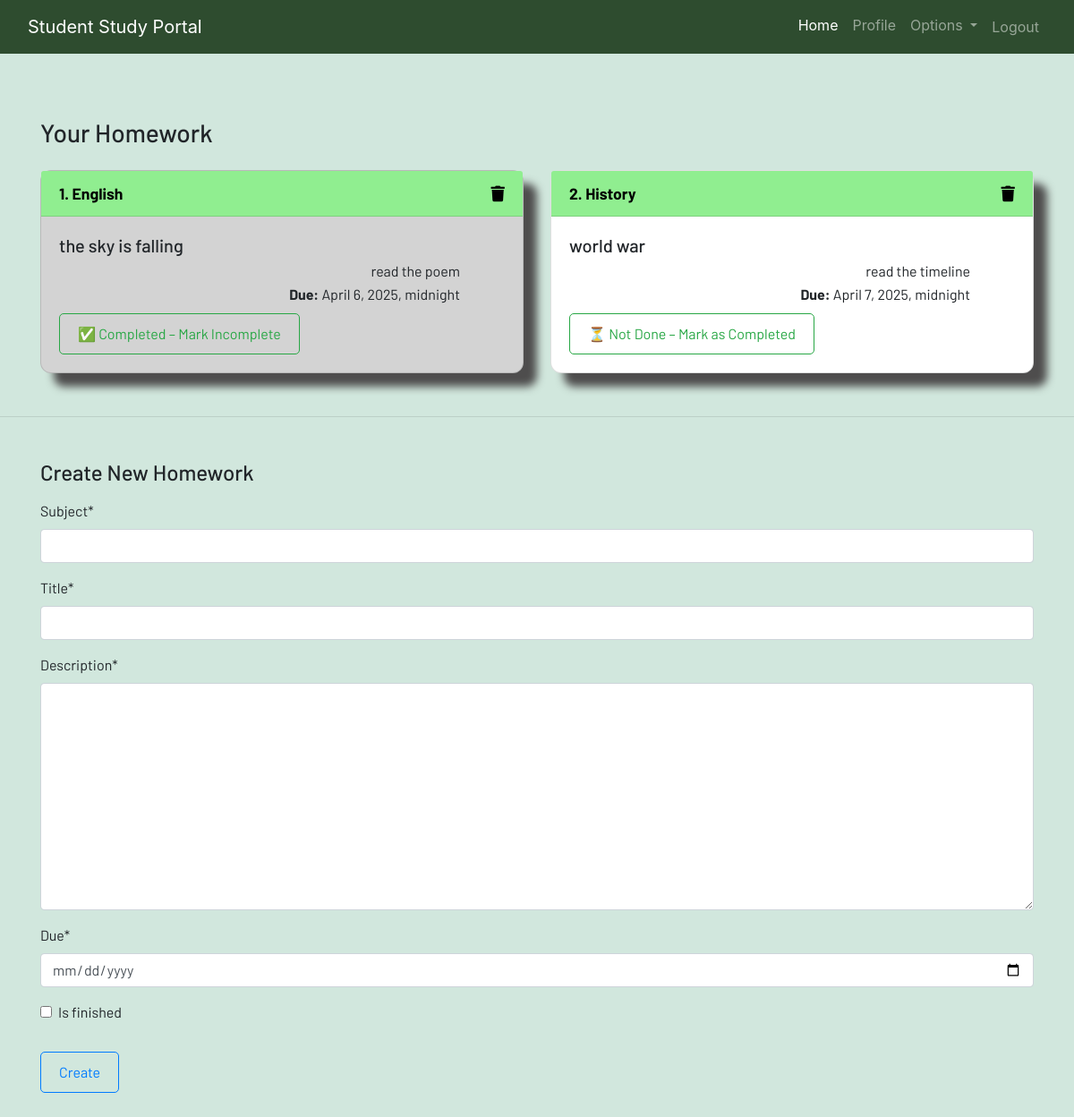
Screenshot of /homework/ (signed in) with the database file from the repository.
### dashboard/models.py (models this page shows, shortened)
class Homework(models.Model):
    user = models.ForeignKey(User, on_delete=models.CASCADE)
    subject = models.CharField(max_length=50)
    title = models.CharField(max_length=100)
    description = models.TextField()
    due = models.DateTimeField()
    is_finished = models.BooleanField(default=False)

### dashboard/views.py (the view)
# urls.py: path('homework/',views.homework,name='homework'),
@login_required
def homework(request):
    if request.method == "POST":
        form = HomeworkForm(request.POST)
        if form.is_valid():
            finished = request.POST.get('is_finished', 'off') == 'on'
            due_str = request.POST.get('due', '').strip()
            if due_str:
                try:
                    due = timezone.make_aware(datetime.datetime.strptime(due_str, "%Y-%m-%d"))
                except ValueError:
                    messages.error(request, "Invalid due date format!")
                    return redirect('homework')
            else:
                due = None
            homeworks = Homework(
                user=request.user,
                subject=request.POST['subject'],
                title=request.POST['title'],
                description=request.POST['description'],
                due=due,
                is_finished=finished
            )
            homeworks.save()
            messages.success(request, f'Homework Added from {request.user.username}!')
            form = HomeworkForm()
    else:
        form = HomeworkForm()
    homeworks = Homework.objects.filter(user=request.user)
    if len(homeworks) == 0:
        homeworks_done = True
    else:
        homeworks_done = False
    homeworks = zip(homeworks, range(1, len(homeworks)+1))
    context = {'form': form, 'homeworks': homeworks,
            'homeworks_done': homeworks_done}
    return render(request, 'dashboard/homework.html', context)

### dashboard/forms.py
class HomeworkForm(forms.ModelForm):
    class Meta:
        model = Homework
        widgets = {'due': DateInput()}
        fields = ['subject', 'title', 'description', 'due', 'is_finished']

### dashboard/templates/dashboard/homework.html (shortened to what this page needs)
{% extends 'dashboard/base.html' %}
{% load static %}
{% load crispy_forms_tags %}
{% block content %}
<div class="container my-4">
  <h3 class="mb-4">Your Homework</h3>
  {% if not homeworks_done %}
    <div class="row">
      {% for homework, serial in homeworks %}
      <div class="col-md-6 mb-4">
        <div class="card homework-card {% if homework.is_finished %}card-completed{% endif %}">
          <div class="card-header d-flex justify-content-between">
            <span>{{ serial }}. {{ homework.subject }}</span>
            <a href="{% url 'delete-homework' homework.id %}" class="btn-icon">
              <i class="fa fa-trash"></i>
            </a>
          </div>
          <div class="card-body">
            <h5 class="card-title">{{ homework.title }}</h5>
            <p class="card-text">{{ homework.description }}</p>
            <p class="card-text"><strong>Due:</strong> {{ homework.due }}</p>
            <a href="{% url 'update-homework' homework.id %}" class="btn btn-sm btn-outline-success">
              {% if homework.is_finished %}
              ✅ Completed – Mark Incomplete
              {% else %}
              ⏳ Not Done – Mark as Completed
              {% endif %}
            </a>
          </div>
        </div>
      </div>
      {% endfor %}
    </div>
  {% else %}
    <div class="alert alert-success" role="alert">
      🎉 All homeworks are completed! Time to chill or create more.
    </div>
  {% endif %}
</div>
<hr>
<div class="container my-5">
  <h4 class="mb-3">Create New Homework</h4>
  <form method="POST">
    <fieldset class="form-group">
      {{ form|crispy }}
    </fieldset>
    <div class="form-group mt-3">
      <button class="btn btn-outline-primary" type="submit">Create</button>
    </div>
  </form>
</div>
{% endblock content %}

### dashboard/templates/dashboard/base.html (shortened to what this page needs)
<!DOCTYPE html>
{% load static %}
<html lang="en">
<head>
  <link rel="stylesheet" href="https://stackpath.bootstrapcdn.com/bootstrap/4.3.1/css/bootstrap.min.css"
 />
  <link rel="stylesheet" href="https://use.fontawesome.com/releases/v5.7.2/css/all.css"
 />
  <link rel="stylesheet" href="{% static 'css/main.css' %}" />
</head>
<body>
  <header>
    <nav class="navbar navbar-expand-lg navbar-dark navbar">
      <div class="container-fluid">
        <a class="navbar-brand" href="{% url "home" %}">Student Study Portal</a>
        <div class="collapse navbar-collapse justify-content-end" id="navbarSupportedContent">
          <ul class="navbar-nav mb-2 mb-lg-0">
            <li class="nav-item">
              <a class="nav-link active" aria-current="page" href="{% url "home" %}">Home</a>
            </li>
            {% if user.is_authenticated %}
            <li class="nav-item">
              <a class="nav-link" href="{% url "profile" %}">Profile</a>
            </li>
            <li class="nav-item dropdown">
              <a class="nav-link dropdown-toggle" href="#" id="navbarDropdown" role="button" data-toggle="dropdown"
                aria-haspopup="true" aria-expanded="false">
                Options
              </a>
            </li>
            <li class="nav-item">
              <form action="{% url 'logout' %}" method="post" style="display:inline;">
                <button type="submit" class="nav-link btn btn-link" style="border: none; background: none; cursor: pointer;">Logout</button>
              </form>
            </li>
            {% endif %}
          </ul>
        </div>
      </div>
    </nav>
  </header>
  <br /><br />
  <main>
    {% block content %}
    {% endblock content %}
  </main>
</body>
</html>

### static/css/main.css (style rules this page uses)
html { scroll-behavior: smooth; height: 100%; width: 100%; }
main { font-family: Barlow, Quicksand, Rubik, sans-serif, serif, 'Times New Roman', Times, serif !important; }
.navbar { background-color: #2e4c2f !important; }
.card { box-shadow: 15px 15px 10px rgb(78, 77, 77); }
a { text-decoration: none !important; color: black; }
.card-header { color: black !important; background: #90EE90 !important; transition: 0.3s ease-in; }
.card p { text-align: right; margin-right: 50px; line-height: 10px; }
html, body { max-width: 100%; overflow-x: hidden; height: 100%; width: 100%; }
body { overflow-x: hidden; background-repeat: no-repeat; background-color: #d1e7dd; }
.card-header { background-color: #90EE90; }
.fa { color: black; }
.homework-card { border-radius: 12px; transition: box-shadow 0.2s ease; }
.card-completed { background-color: lightgrey; }
.card-header { font-weight: 600; font-size: 1.1rem; }
.btn-icon { border: none; background: none; color: #dc3545; }
.btn { padding: 10px 20px; font-size: 1rem; border-radius: 5px; text-decoration: none; display: inline-flex; align-items: center; gap: 5px; }
.card-header { font-weight: bold; display: flex; align-items: center; padding: 12px 20px; }

### rows the page displays
Homework: serial "1", subject "English", title "the sky is falling", description "read the poem", due "April 6, 2025, midnight", is_finished "✅ Completed – Mark Incomplete"
Homework: serial "2", subject "History", title "world war", description "read the timeline", due "April 7, 2025, midnight", is_finished "⏳ Not Done – Mark as Completed"
